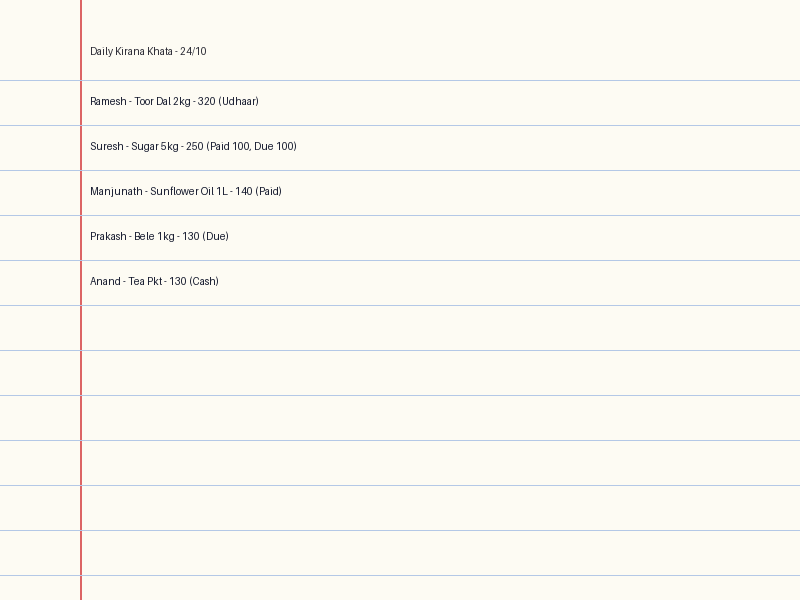
#> input picture data/sample_images/sample_ledger.png, 800 x 600 px; its folder holds only this picture in this run
$ python -i image_preprocessor.py   (imports and definitions only)
#> lines starting #> are read from the running program, lines starting #| are printed output that depends on the picture; after the words box and inside, x2 and y2 are one past the last pixel; in counts of white or black regions, pixels touching at a corner belong together
"""OpenCV image preprocessing pipeline for Kirana ledger photographs.

Provides grayscale conversion, CLAHE contrast enhancement, deskewing,
safe margin cropping, and dimension bounding to optimize Gemma 4 response time.
"""

from __future__ import annotations

import io
import logging
import time
from dataclasses import dataclass
from typing import Optional, Tuple, Union

import numpy as np
from PIL import Image

logger = logging.getLogger("kirana.preprocessor")

try:
    import cv2

    HAS_OPENCV = True
except ImportError:
    HAS_OPENCV = False


@dataclass
class PreprocessingResult:
    """Holds original and processed images along with transformation metadata."""

    original_image: np.ndarray
    processed_image: np.ndarray
    skew_angle: float = 0.0
    deskewed: bool = False
    contrast_enhanced: bool = False
    cropped: bool = False
    crop_box: Optional[Tuple[int, int, int, int]] = None  # (x, y, w, h)
    original_dimensions: Tuple[int, int] = (0, 0)  # (width, height)
    processed_dimensions: Tuple[int, int] = (0, 0)
    resized: bool = False
    preprocessing_time_ms: float = 0.0

    # [34 lines left out: functions to_pil_original, to_pil_processed, to_processed_bytes, not called in this run]


class ImagePreprocessor:
    """Performs adaptive preprocessing on handwritten kirana ledger photos."""

    def __init__(
        self,
        clahe_clip_limit: float = 2.0,
        clahe_tile_grid_size: Tuple[int, int] = (8, 8),
        max_skew_angle: float = 30.0,
        min_skew_angle: float = 0.5,
        margin_padding_px: int = 15,
        min_crop_area_ratio: float = 0.50,
        max_crop_area_ratio: float = 0.98,
        max_dimension: int = 1600,
    ) -> None:
        self.clahe_clip_limit = clahe_clip_limit
        self.clahe_tile_grid_size = clahe_tile_grid_size
        self.max_skew_angle = max_skew_angle
        self.min_skew_angle = min_skew_angle
        self.margin_padding_px = margin_padding_px
        self.min_crop_area_ratio = min_crop_area_ratio
        self.max_crop_area_ratio = max_crop_area_ratio
        self.max_dimension = max_dimension

    def load_image(self, image_input: Union[bytes, np.ndarray, Image.Image]) -> np.ndarray:
        """Loads various input types into a standardized BGR numpy ndarray."""
        if isinstance(image_input, bytes):
            nparr = np.frombuffer(image_input, np.uint8)
            img = cv2.imdecode(nparr, cv2.IMREAD_COLOR) if HAS_OPENCV else np.array(Image.open(io.BytesIO(image_input)))
            if img is None:
                raise ValueError("Could not decode image from provided bytes.")
            return img

        if isinstance(image_input, Image.Image):
            rgb = np.array(image_input.convert("RGB"))
            return cv2.cvtColor(rgb, cv2.COLOR_RGB2BGR) if HAS_OPENCV else rgb

        if isinstance(image_input, np.ndarray):
            return image_input.copy()

        raise TypeError(f"Unsupported image input type: {type(image_input)}")

    def convert_to_grayscale(self, image: np.ndarray) -> np.ndarray:
        """Converts image to single-channel 8-bit grayscale."""
        if not HAS_OPENCV:
            if len(image.shape) == 3:
                return np.dot(image[..., :3], [0.2989, 0.5870, 0.1140]).astype(np.uint8)
            return image

        if len(image.shape) == 2:
            return image
        if image.shape[2] == 4:
            return cv2.cvtColor(image, cv2.COLOR_BGRA2GRAY)
        return cv2.cvtColor(image, cv2.COLOR_BGR2GRAY)

    def enhance_contrast(self, gray: np.ndarray) -> np.ndarray:
        """Enhances contrast using Contrast Limited Adaptive Histogram Equalization (CLAHE)."""
        if not HAS_OPENCV:
            # Fallback min-max normalization
            min_val, max_val = np.min(gray), np.max(gray)
            if max_val > min_val:
                return ((gray - min_val) / (max_val - min_val) * 255).astype(np.uint8)
            return gray

        clahe = cv2.createCLAHE(
            clipLimit=self.clahe_clip_limit,
            tileGridSize=self.clahe_tile_grid_size,
        )
        return clahe.apply(gray)

    def detect_skew_angle(self, gray: np.ndarray) -> float:
        """Calculates text skew angle in degrees using minAreaRect on binary text pixels."""
        if not HAS_OPENCV:
            return 0.0

        # Otsu inverse threshold to isolate ink/text
        thresh = cv2.threshold(gray, 0, 255, cv2.THRESH_BINARY_INV + cv2.THRESH_OTSU)[1]
        pts = np.column_stack(np.where(thresh > 0))

        if len(pts) < 100:
            return 0.0

        # minAreaRect takes (x, y) coordinates
        pts_xy = np.fliplr(pts)
        rect = cv2.minAreaRect(pts_xy)
        angle = rect[-1]

        # OpenCV minAreaRect returns angle in [-90, 0)
        if angle < -45:
            angle = -(90 + angle)
        elif angle > 45:
            angle = 90 - angle
        else:
            angle = -angle

        return float(angle)

    # [18 lines left out: function deskew, not called in this run]

    def crop_margins(
        self, gray: np.ndarray
    ) -> Tuple[np.ndarray, Optional[Tuple[int, int, int, int]], bool]:
        """Safely detects page boundaries and removes excess non-content margins."""
        if not HAS_OPENCV:
            return gray, None, False

        h, w = gray.shape[:2]
        total_area = w * h

        # Otsu thresholding to find main content bounding contour
        thresh = cv2.threshold(gray, 0, 255, cv2.THRESH_BINARY_INV + cv2.THRESH_OTSU)[1]
        contours, _ = cv2.findContours(thresh, cv2.RETR_EXTERNAL, cv2.CHAIN_APPROX_SIMPLE)

        if not contours:
            return gray, None, False

        # Find bounding box enclosing all major text/contour content
        x_min, y_min = w, h
        x_max, y_max = 0, 0
        found_content = False

        for c in contours:
            area = cv2.contourArea(c)
            if area > 100:  # Filter minor noise dots
                x, y, cw, ch = cv2.boundingRect(c)
                x_min = min(x_min, x)
                y_min = min(y_min, y)
                x_max = max(x_max, x + cw)
                y_max = max(y_max, y + ch)
                found_content = True

        if not found_content:
            return gray, None, False

        # Apply safety padding
        pad = self.margin_padding_px
        x_crop = max(0, x_min - pad)
        y_crop = max(0, y_min - pad)
        w_crop = min(w - x_crop, (x_max - x_min) + 2 * pad)
        h_crop = min(h - y_crop, (y_max - y_min) + 2 * pad)

        crop_area = w_crop * h_crop
        area_ratio = crop_area / total_area

        # Only crop if content is within safe boundary thresholds
        if self.min_crop_area_ratio <= area_ratio <= self.max_crop_area_ratio:
            cropped = gray[y_crop : y_crop + h_crop, x_crop : x_crop + w_crop]
            return cropped, (x_crop, y_crop, w_crop, h_crop), True

        return gray, None, False

    def resize_if_needed(self, image: np.ndarray, max_dim: int = 1600) -> Tuple[np.ndarray, bool]:
        """Resizes image if its max dimension exceeds max_dim, preserving aspect ratio and stroke clarity."""
        if image is None or max_dim <= 0:
            return image, False
        h, w = image.shape[:2]
        if max(h, w) <= max_dim:
            return image, False

        scale = max_dim / float(max(h, w))
        new_w, new_h = max(1, int(round(w * scale))), max(1, int(round(h * scale)))

        if HAS_OPENCV:
            resized = cv2.resize(image, (new_w, new_h), interpolation=cv2.INTER_AREA)
        else:
            pil_img = Image.fromarray(image)
            resized = np.array(pil_img.resize((new_w, new_h), Image.Resampling.LANCZOS))

        return resized, True

    def preprocess(
        self,
        image_input: Union[bytes, np.ndarray, Image.Image],
        enable_deskew: bool = True,
        enable_crop: bool = True,
        enable_resize: bool = True,
    ) -> PreprocessingResult:
        """Executes full preprocessing pipeline: Grayscale -> CLAHE -> Deskew -> Crop -> Dimension Bound."""
        t_start = time.perf_counter()
        original = self.load_image(image_input)
        orig_h, orig_w = original.shape[:2]

        # 1. Grayscale
        gray = self.convert_to_grayscale(original)

        # 2. CLAHE Contrast Enhancement
        enhanced = self.enhance_contrast(gray)

        # 3. Deskewing
        skew_angle = 0.0
        deskewed = False
        current = enhanced

        if enable_deskew:
            angle = self.detect_skew_angle(enhanced)
            if self.min_skew_angle <= abs(angle) <= self.max_skew_angle:
                current = self.deskew(enhanced, angle)
                skew_angle = angle
                deskewed = True

        # 4. Safe Margin Cropping
        cropped = False
        crop_box = None
        if enable_crop:
            current, box, was_cropped = self.crop_margins(current)
            if was_cropped:
                cropped = True
                crop_box = box

        # 5. Dimension Bounding to optimize VLM token count & payload latency
        was_resized = False
        if enable_resize and self.max_dimension > 0:
            current, was_resized = self.resize_if_needed(current, max_dim=self.max_dimension)

        proc_h, proc_w = current.shape[:2]
        elapsed_ms = round((time.perf_counter() - t_start) * 1000.0, 2)

        logger.info(
            "Preprocessed image in %.2fms: %dx%d -> %dx%d (deskewed=%s, cropped=%s, resized=%s)",
            elapsed_ms,
            orig_w,
            orig_h,
            proc_w,
            proc_h,
            deskewed,
            cropped,
            was_resized,
        )

        return PreprocessingResult(
            original_image=original,
            processed_image=current,
            skew_angle=skew_angle,
            deskewed=deskewed,
            contrast_enhanced=True,
            cropped=cropped,
            crop_box=crop_box,
            original_dimensions=(orig_w, orig_h),
            processed_dimensions=(proc_w, proc_h),
            resized=was_resized,
            preprocessing_time_ms=elapsed_ms,
        )


_GLOBAL_PREPROCESSOR: Optional[ImagePreprocessor] = None


# [13 lines left out: function get_preprocessor, not called in this run]

>>> import cv2
>>> picture = cv2.imread('../data/sample_images/sample_ledger.png')
#> picture is the input picture: shape (600, 800, 3); mean B, G, R 241.6, 248.7, 250.5
>>> result = ImagePreprocessor().preprocess(picture)
#> in detect_skew_angle, `thresh = cv2.threshold(gray, 0, 255, cv2.THRESH_BINARY_INV + cv2.THRES..`:
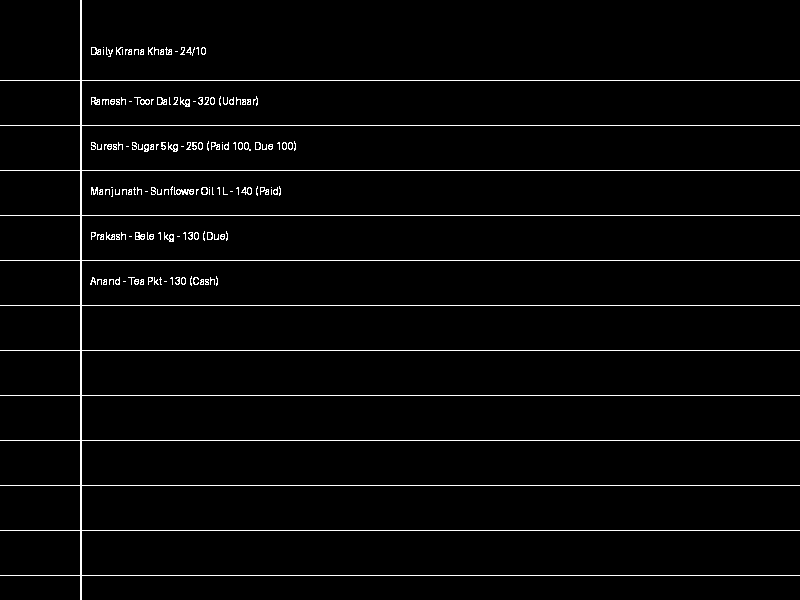
#> thresh: shape (600, 800); 2.8% white in thin lines or dots
#> in detect_skew_angle, `pts = np.column_stack(np.where(thresh > 0))`: pts = 13554 pairs, first value 0 to 599, second value 0 to 799
#> in detect_skew_angle, `pts_xy = np.fliplr(pts)`: pts_xy = 13554 pairs, first value 0 to 799, second value 0 to 599
#> in detect_skew_angle, `rect = cv2.minAreaRect(pts_xy)`: rect = ((399.5, 299.5), (599, 799), -90)
#> in detect_skew_angle, `angle = rect[-1]`: angle = -90
#> in detect_skew_angle, `angle = -(90 + angle)`: angle = 0
#> in crop_margins, `contours, _ = cv2.findContours(thresh, cv2.RETR_EXTERNAL, cv2.CHAIN_AP..`: contours = 149 contours, 120 with area under 20; largest, box (x1, y1, x2, y2) and area: (0, 0, 800, 600) 623, (174, 187, 194, 195) 57, (157, 97, 167, 105) 52, (91, 47, 101, 55) 52, (135, 232, 145, 240) 50
#> the loop in crop_margins, `for c in contours:` made 149 passes
#> (area, x, y, cw, ch, x_min, y_min, x_max) on pass 149: (623, 0, 0, 800, 600, 0, 0, 800)
#> area on passes 12, 29, 30, 33, 36, 38: 26, 34, 26, 35, 50.5, 20.5
#> in crop_margins, `x_crop = max(0, x_min - pad)`: x_crop = 0
#> in crop_margins, `w_crop = min(w - x_crop, (x_max - x_min) + 2 * pad)`: w_crop = 800
#> in crop_margins, `h_crop = min(h - y_crop, (y_max - y_min) + 2 * pad)`: h_crop = 600
#> in crop_margins, `crop_area = w_crop * h_crop`: crop_area = 480000
#> in crop_margins, `area_ratio = crop_area / total_area`: area_ratio = 1
#> in preprocess, `current, box, was_cropped = self.crop_margins(current)`: was_cropped = False
